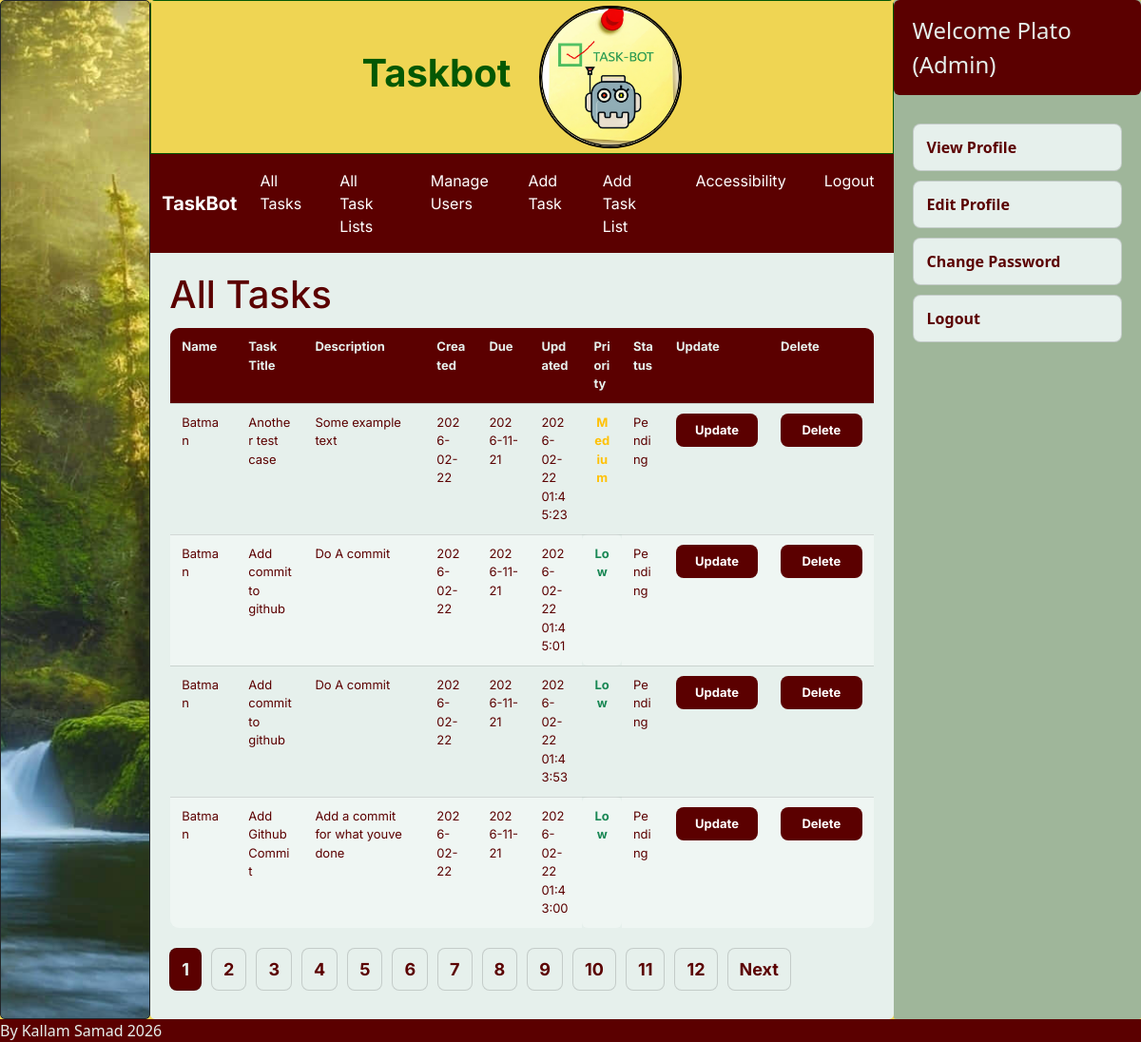
The app's page /index.php?page=home (signed in) with its own data.
### tables this page shows
CREATE TABLE Task ( 

  TaskID        INTEGER PRIMARY KEY AUTOINCREMENT, 

  TaskTitle     TEXT NOT NULL, 

  Description   TEXT, 

  CreateDate    DATE NOT NULL DEFAULT (DATE('now')), 

  DueDate       DATE, 

  UpdatedAt     DATETIME NOT NULL DEFAULT CURRENT_TIMESTAMP, 

  LastUpdatedBy INTEGER, 

  Priority      TEXT NOT NULL DEFAULT 'Unassigned', 

  Status        TEXT NOT NULL DEFAULT 'Pending', 

  IsArchived    INTEGER NOT NULL DEFAULT 0, 

  TaskListID    INTEGER, 

  CHECK (Priority IN ('Unassigned', 'Low', 'Medium', 'High')), 

  CHECK (Status IN ('Pending', 'Complete', 'Cancelled')), 

  FOREIGN KEY (LastUpdatedBy) REFERENCES Users(UserID) 

    ON UPDATE CASCADE 

    ON DELETE SET NULL, 

  FOREIGN KEY (TaskListID) REFERENCES TaskList(TaskListID) 

    ON UPDATE CASCADE 

    ON DELETE SET NULL 

);

CREATE TABLE Users ( 

  UserID      INTEGER PRIMARY KEY AUTOINCREMENT, 

  RoleID      INTEGER NOT NULL, 

  DisplayName TEXT NOT NULL, 

  FirstName   TEXT NOT NULL, 

  MiddleName  TEXT DEFAULT ' ', 

  LastName    TEXT NOT NULL, 

  Email       TEXT NOT NULL UNIQUE, 

  Phone       TEXT UNIQUE, 

  IsActive    INTEGER NOT NULL DEFAULT 1, 

  LastLoginAt DATETIME DEFAULT CURRENT_TIMESTAMP, 

  FOREIGN KEY (RoleID) REFERENCES Role(RoleID) 

    ON UPDATE CASCADE 

    ON DELETE CASCADE 

);

CREATE TABLE Role ( 

  RoleID   INTEGER PRIMARY KEY AUTOINCREMENT, 

  RoleType TEXT NOT NULL DEFAULT 'Staff', 

  CHECK (RoleType IN ('Admin', 'Staff')) 

);

### admin_home.php (the view, shortened to what this page needs)
<?php
require_once "db.php";
$db->exec("PRAGMA foreign_keys = ON;");
$records_per_page = 4;
$current_page = isset($_GET['p']) ? (int)$_GET['p'] : 1;
$offset = ($current_page - 1) * $records_per_page;
$countRes = $db->query("SELECT COUNT(*) AS total FROM Task WHERE IsArchived = 0");
$countRow = $countRes->fetchArray(SQLITE3_ASSOC);
$total_records = (int)$countRow['total'];
$total_pages = max(1, ceil($total_records / $records_per_page));
$stmt = $db->prepare("
    SELECT
        U.DisplayName,
        T.TaskID,
        T.TaskTitle,
        T.Description,
        T.CreateDate,
        T.DueDate,
        T.UpdatedAt,
        T.Priority,
        T.Status
    FROM Task T
    LEFT JOIN Users U ON U.UserID = T.LastUpdatedBy
    WHERE T.IsArchived = 0
    ORDER BY T.UpdatedAt DESC
    LIMIT :limit OFFSET :offset
");
$stmt->bindValue(":limit", $records_per_page, SQLITE3_INTEGER);
$stmt->bindValue(":offset", $offset, SQLITE3_INTEGER);
$result = $stmt->execute();
echo "<h1 class='page-title'>All Tasks</h1>";
echo "<div class='table-wrap'>";
echo "<table class='tasks-table'>";
echo "
<thead>
<tr>
  <th>Name</th>
  <th>Task Title</th>
  <th>Description</th>
  <th>Created</th>
  <th>Due</th>
  <th>Updated</th>
  <th>Priority</th>
  <th>Status</th>
  <th>Update</th>
  <th>Delete</th>
</tr>
</thead>
<tbody>
";
while ($row = $result->fetchArray(SQLITE3_ASSOC)) {
    $name = htmlspecialchars($row['DisplayName'] ?? 'Unknown');
    $taskId = (int)$row['TaskID'];
    $title = htmlspecialchars($row['TaskTitle']);
    $desc = htmlspecialchars($row['Description']);
    $created = htmlspecialchars($row['CreateDate']);
    $due = htmlspecialchars($row['DueDate']);
    $updated = htmlspecialchars($row['UpdatedAt']);
    $priorityRaw = trim((string)$row['Priority']);
    $priorityClass = 'priority-' . strtolower($priorityRaw);
    $statusRaw = trim((string)$row['Status']);
    $statusClass = 'status-' . strtolower($statusRaw);
    echo "<tr>
        <td>{$name}</td>
        <td>{$title}</td>
        <td class='desc'>{$desc}</td>
        <td>{$created}</td>
        <td>{$due}</td>
        <td>{$updated}</td>
        <td class='{$priorityClass}'>{$priorityRaw}</td>
        <td class='{$statusClass}'>{$statusRaw}</td>
        <td>
          <form method='POST' action='updatetask.php'>
            <input type='hidden' name='TaskID' value='{$taskId}'>
            <button class='btn' type='submit'>Update</button>
          </form>
        </td>
        <td>
          <form method='POST' action='deletetask.php' onsubmit=\"return confirm('Delete this task?');\">
            <input type='hidden' name='TaskID' value='{$taskId}'>
            <button class='btn' type='submit'>Delete</button>
          </form>
        </td>
    </tr>";
}
echo "</tbody></table>";
echo "</div>";
echo "<div class='pagination'>";
for ($i = 1; $i <= $total_pages; $i++) {
    if ($i === $current_page) {
        echo "<strong>{$i}</strong>";
    } else {
        echo "<a href='index.php?page=alltasks&p={$i}'>{$i}</a>";
    }
}
if ($current_page < $total_pages) {
    $next = $current_page + 1;
    echo "<a href='index.php?page=alltasks&p={$next}'>Next</a>";
}
echo "</div>";
?>

### dashboard.php (shortened to what this page needs)
<?php
require_once "db.php";
$username = $_SESSION['username'] ?? null;
if ($username === null) {
    $displayname = "Guest";
    $roleType = "Unknown Role";
} else {
    $stmt = $db->prepare("
        SELECT
            U.DisplayName,
            R.RoleType
        FROM Credentials AS C
        INNER JOIN Users AS U ON C.UserID = U.UserID
        INNER JOIN Role  AS R ON U.RoleID = R.RoleID
        WHERE C.Username = :username
        LIMIT 1
    ");
    $stmt->bindValue(":username", $username, SQLITE3_TEXT);
    $result = $stmt->execute();
    $row = $result->fetchArray(SQLITE3_ASSOC);
    $displayname = $row["DisplayName"] ?? "Unknown Name";
    $roleType = $row["RoleType"] ?? "Unknown Role";
}
?>
<div class="hamburger">
  <div class="profile-info">
    <span>
      Welcome <?= htmlspecialchars($displayname) ?>
      (<?= htmlspecialchars($roleType) ?>)
    </span>
  </div>
</div>
<div class="dashboard">
  <ul>
    <li><a href="/TaskBot/viewprofile.php">View Profile</a></li>
    <li><a href="/TaskBot/editprofile.php">Edit Profile</a></li>
    <li><a href="/TaskBot/changepassword.php">Change Password</a></li>
    <li><a href="logout.php">Logout</a></li>
  </ul>
</div>

### style.css (style rules this page uses)
body { background-color:#efd553; margin:0; }
.hamburger { font-size: x-large; }
.profile-info { display: flex; align-items: center; padding-right: 20px; background-color: rgb(91,0,0); }
.dashboard { width: 100%; padding: 20px; box-sizing: border-box; }
.dashboard ul { list-style: none; margin: 0; padding: 0; }
.dashboard li { margin: 10px 0; }
.dashboard a { display: block; padding: 12px 14px; border-radius: 8px; text-decoration: none; color: rgb(91,0,0); background-color: #E6F0EC; border: 1px solid rgba(0,0,0,0.15); font-weight: 600; }
.right .dashboard { flex: 1; }
.profile-info { width: 100%; box-sizing: border-box; padding: 14px 20px; border-radius: 6px; color: #E6F0EC; }
.page-title { margin: 20px 0 10px; padding: 0 20px; color: rgb(91,0,0); font-family: 'Inter', sans-serif; }
.table-wrap { width: 100%; padding: 0 20px 20px; box-sizing: border-box; overflow-x: auto; }
.tasks-table { width: 100%; border-collapse: collapse; background: #E6F0EC; border: 1px solid rgba(0,0,0,0.15); border-radius: 10px; overflow: hidden; font-family: 'Inter', sans-serif; table-layout: fixed; }
.tasks-table th, .tasks-table td { padding: 10px 12px; border-bottom: 1px solid rgba(0,0,0,0.12); vertical-align: top; word-wrap: break-word; overflow-wrap: anywhere; white-space: normal; font-size: 0.95rem; color: rgb(91,0,0); }
.tasks-table thead th { background: rgb(91,0,0); color: #E6F0EC; font-weight: 700; }
.tasks-table tbody tr:nth-child(even) { background: rgba(255,255,255,0.35); }
.tasks-table td:nth-child(1) { width: 12%; }
.tasks-table td:nth-child(2) { width: 12%; }
.tasks-table td:nth-child(3) { width: 24%; }
.tasks-table td:nth-child(4) { width: 9%; }
.tasks-table td:nth-child(5) { width: 9%; }
.tasks-table td:nth-child(6) { width: 9%; }
.tasks-table td:nth-child(7) { width: 6%; }
.tasks-table td:nth-child(8) { width: 7%; }
.tasks-table td:nth-child(9) { width: 6%; }
.tasks-table td:nth-child(10) { width: 6%; }
.tasks-table td:nth-child(9) form, .tasks-table td:nth-child(10) form { margin: 0; }
.tasks-table td:nth-child(9) button, .tasks-table td:nth-child(10) button { width: 100%; padding: 8px 10px; border: 0; border-radius: 8px; cursor: pointer; font-weight: 700; font-family: 'Inter', sans-serif; }
.tasks-table td:nth-child(9) button { background: rgb(91,0,0); color: #E6F0EC; }
.tasks-table td:nth-child(10) button { background: #9FB69A; color: rgb(91,0,0); }
.pagination { display: flex; gap: 10px; flex-wrap: wrap; align-items: center; padding: 0 20px 30px; }
.pagination a, .pagination strong { display: inline-block; padding: 8px 12px; border-radius: 8px; text-decoration: none; border: 1px solid rgba(0,0,0,0.15); font-family: 'Inter', sans-serif; }
.pagination a { background: #E6F0EC; color: rgb(91,0,0); font-weight: 700; }
.pagination strong { background: rgb(91,0,0); color: #E6F0EC; }
.btn { font-size: small; }
.tasks-table th, .tasks-table td { font-size: small; }
.tasks-table td[class^="priority-"] { font-weight:700; text-align:center; border-radius:6px; }
.priority-medium { color:#ffc107 !important; font-weight:600; }
.priority-low { color:#198754 !important; font-weight:600; }
.action-btn.danger, .btn { background:rgb(91,0,0) !important; color:white !important; display:inline-block; padding:10px 16px; border:none; border-radius:10px; cursor:pointer; font-weight:600; white-space:nowrap; }
.tasks-table { table-layout: auto !important; }

### a11y.css (style rules this page uses)
.tasks-table th, .tasks-table td { word-break:keep-all !important;white-space:normal !important; }
.tasks-table td:nth-child(9), .tasks-table td:nth-child(10) { min-width:110px !important; }

### records on screen
task: LastUpdatedBy.DisplayName "Batman", TaskTitle "Another test case", Description "Some example text", CreateDate "2026-02-22", DueDate "2026-11-21", UpdatedAt "2026-02-22 01:45:23", Priority "Medium", Status "Pending"
task: LastUpdatedBy.DisplayName "Batman", TaskTitle "Add commit to github", Description "Do A commit", CreateDate "2026-02-22", DueDate "2026-11-21", UpdatedAt "2026-02-22 01:45:01", Priority "Low", Status "Pending"
task: LastUpdatedBy.DisplayName "Batman", TaskTitle "Add commit to github", Description "Do A commit", CreateDate "2026-02-22", DueDate "2026-11-21", UpdatedAt "2026-02-22 01:43:53", Priority "Low", Status "Pending"
task: LastUpdatedBy.DisplayName "Batman", TaskTitle "Add Github Commit", Description "Add a commit for what youve done", CreateDate "2026-02-22", DueDate "2026-11-21", UpdatedAt "2026-02-22 01:43:00", Priority "Low", Status "Pending"
users: DisplayName "Plato", RoleID.RoleType "Admin"
